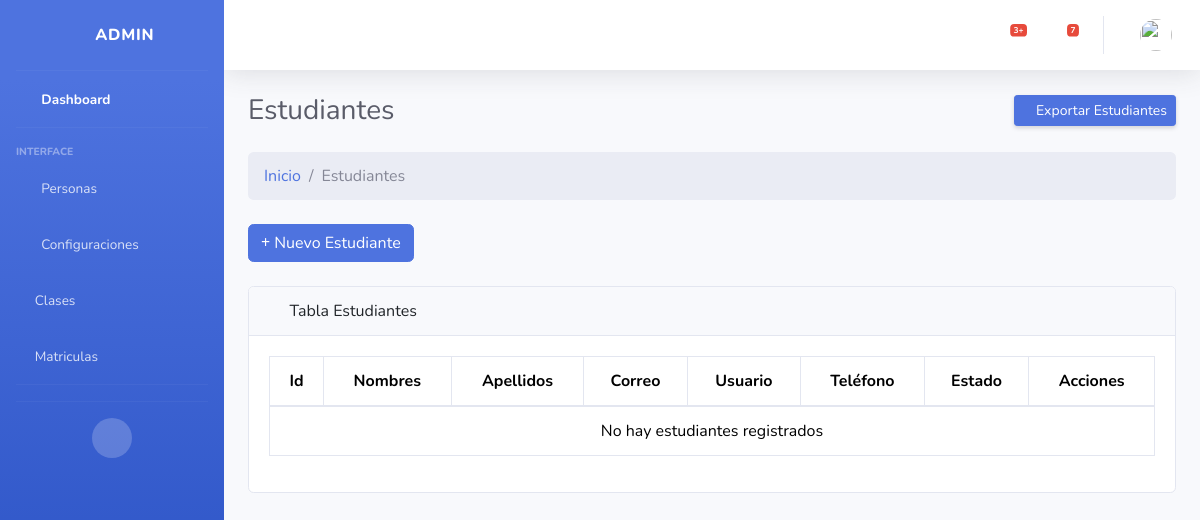
Before: /estudiante/ with the older database file.
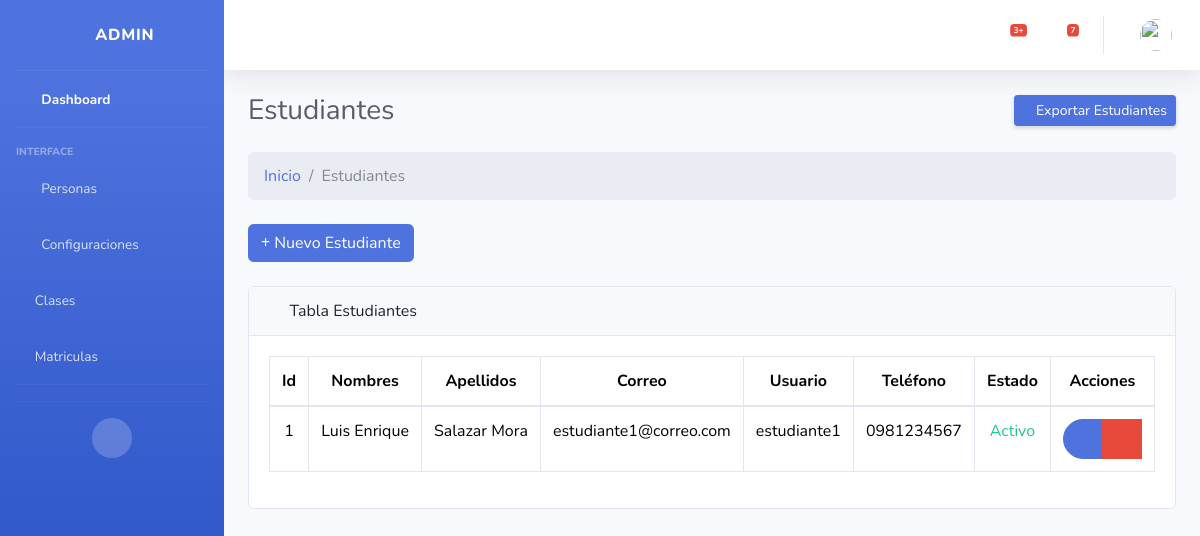
After: the same page with the newer database file.
### Aplicaciones/core/models.py (models this page shows, shortened)
class Estudiantes(models.Model):
    est_id = models.AutoField(primary_key=True)
    fk_id_persona = models.ForeignKey(Personas,verbose_name='Persona',on_delete=models.CASCADE)
    est_contacto_emergencia = models.CharField(max_length=50,default="Null",null=True,verbose_name="Contacto de emergencia:")
    est_telefono_emergencia = models.CharField(max_length=15,default="Null",null=True,verbose_name="Teléfono de emergencia:")
    est_fotografia = models.ImageField(upload_to='estudiantes/',default='Sin Foto',null=True,blank=True,verbose_name="Fotografía:")
    est_estado = models.BooleanField(default=True,verbose_name='Estado:')

class Personas(models.Model):
    per_id = models.AutoField(primary_key=True)
    fk_id_usuario = models.ForeignKey(User,verbose_name='Usuario',on_delete=models.CASCADE)
    per_segundo_nombre = models.CharField(max_length=50,default="Null",null=False,verbose_name="Segundo nombre:")
    per_segundo_apellido = models.CharField(max_length=50,default="Null",null=False,verbose_name="Segundo apellido:")
    per_fecha_nacimiento = models.DateField(default="Null",verbose_name="Fecha de nacimiento:")
    per_cedula = models.CharField(max_length=15,default="Null",null=False,verbose_name="Cédula:")
    per_telefono = models.CharField(max_length=15,default="Null",null=True,verbose_name="Teléfono:")
    per_fecha_actualizacion = models.DateTimeField(auto_now=True,verbose_name='Actualizado el:')

### Aplicaciones/core/views/crud_estudiante_views.py (the view)
# urls.py: path('estudiante/', crud_estudiante_views.index, name='estudiante_index'),
def index(request):
    estudiantes = Estudiantes.objects.all()  # Obtener todos los estudiantes
    return render(request, 'estudiante/index.html', {'estudiantes': estudiantes})

### Aplicaciones/core/templates/estudiante/index.html (shortened to what this page needs)
{% extends 'plantillas/MasterAdmin.html' %}
{% load static %}
{% block css %}
<link href="{% static 'vendor/fontawesome-free/css/all.min.css' %}" rel="stylesheet" type="text/css">
{% endblock %}
{% block content %}
<div class="container-fluid ">
  <div class="d-sm-flex align-items-center justify-content-between mb-4">
    <h1 class="h3 mb-0 text-gray-800">Estudiantes</h1>
    <a href="#" class="d-none d-sm-inline-block btn btn-sm btn-primary shadow-sm"> Exportar Estudiantes </a>
  </div>
  <ol class="breadcrumb mb-4">
    <li class="breadcrumb-item"><a href="{% url 'core_admin' %}">Inicio</a></li>
    <li class="breadcrumb-item active">Estudiantes</li>
  </ol>
  <div class="mb-4">
    <a href="{% url 'estudiante_create' %}" class="btn btn-primary"><i class="fas fa-plus"></i> Nuevo
      Estudiante
    </a>
  </div>
  <div class="card mb-4">
    <div class="card-header">
      <i class="fas fa-table me-1"></i>
      Tabla Estudiantes
    </div>
    <div class="card-body">
      <div class="table-responsive">
        <table class="table table-bordered text-center" id="tbl-docente" width="100%" cellspacing="0">
          <thead>
            <tr>
              <th>Id</th>
              <th>Nombres</th>
              <th>Apellidos</th>
              <th>Correo</th>
              <th>Usuario</th>
              <th>Teléfono</th>
              <th>Estado</th>
              <th>Acciones</th>
            </tr>
          </thead>
          <tbody>
            {% for estudiante in estudiantes %}
              <tr>
                <td>{{estudiante.est_id}}</td>
                <td>{{estudiante.fk_id_persona.fk_id_usuario.first_name}} {{estudiante.fk_id_persona.per_segundo_nombre}}</td>
                <td>{{estudiante.fk_id_persona.fk_id_usuario.last_name}} {{estudiante.fk_id_persona.per_segundo_apellido}}</td>
                <td>{{estudiante.fk_id_persona.fk_id_usuario.email}}</td>
                <td>{{estudiante.fk_id_persona.fk_id_usuario.username}}</td>
                <td>{{estudiante.fk_id_persona.per_telefono}}</td>
                {% if estudiante.est_estado %}
                  <td class="text-success">Activo</td>
                {% else %}
                  <td class="text-danger">Inactivo</td>
                {% endif %}
                <td>
                  <div class="btn-group" role="group" aria-label="Basic mixed styles example">
                    <a href="{% url 'estudiante_edit' estudiante.est_id %}" type="button" class=" btn btn-primary btn-circle ">
                      <span><i class="fas fa-pen"></i></span>
                    </a>
                    <a class="btn btn-danger btn-circle" data-bs-toggle="modal"
                      data-bs-target="#eliminarModal{{estudiante.est_id}}"><i class="fas fa-trash"></i>
                  </a>
                  </div>
                </td>
              </tr>
            {% empty %}
              <tr>
                <td colspan="8">No hay estudiantes registrados</td>
              </tr>
            {% endfor %}
          </tbody>
        </table>
      </div>
    </div>
  </div>
</div>
{% endblock %}

### Aplicaciones/core/templates/plantillas/MasterAdmin.html (shortened to what this page needs)
{% load static %}
<!DOCTYPE html>
<html lang="es">
  <head>
    <link href="{% static 'vendor/fontawesome-free/css/all.min.css'%}" rel="stylesheet" type="text/css" />
    <link rel="stylesheet" href="{% static 'css/bootstrap.min.css' %}" />
    <link href="{% static 'vendor/bootstrap-select/css/bootstrap-select.min.css' %}" rel="stylesheet">
    <link href="{% static 'css/sb-admin-2.min.css' %}" rel="stylesheet" />
    {% block css %}
    {% endblock %}
  </head>
  <body id="page-top">
    <div id="wrapper">
      <ul class="navbar-nav bg-gradient-primary sidebar sidebar-dark accordion" id="accordionSidebar">
        <a class="sidebar-brand d-flex align-items-center justify-content-center" href="index.html">
          <div class="sidebar-brand-icon rotate-n-15">
            <i class="fas fa-laugh-wink"></i>
          </div>
          <div class="sidebar-brand-text mx-3">
            Admin
          </div>
        </a>
        <hr class="sidebar-divider my-0" />
        <li class="nav-item active">
          <a class="nav-link" href="{% url 'core_admin' %}">
            <i class="fas fa-fw fa-tachometer-alt"></i>
            <span>Dashboard</span>
          </a>
        </li>
        <hr class="sidebar-divider" />
        <div class="sidebar-heading">Interface</div>
        <li class="nav-item">
          <a class="nav-link collapsed" href="#" data-toggle="collapse" data-target="#collapseTwo" aria-expanded="true" aria-controls="collapseTwo">
            <i class="fas fa-fw fa-users"></i>
            <span>Personas</span>
          </a>
        </li>
        <li class="nav-item">
          <a class="nav-link collapsed" href="#" data-toggle="collapse" data-target="#collapseUtilities" aria-expanded="true" aria-controls="collapseUtilities">
            <i class="fas fa-fw fa-wrench"></i>
            <span>Configuraciones</span>
          </a>
        </li>
        <li class="nav-item">
          <a class="nav-link" href="{% url 'clase_index' %}">
            <i class="fa-solid fa-chalkboard-user"></i>
            <span>Clases</span>
          </a>
        </li>
         <li class="nav-item">
          <a class="nav-link" href="{% url 'matricula_index'%}">
            <i class="fa-solid fa-file"></i>
            <span>Matriculas</span>
          </a>
        </li>
        <hr class="sidebar-divider" />
        <hr class="sidebar-divider d-none d-md-block" />
        <div class="text-center d-none d-md-inline">
          <button class="rounded-circle border-0" id="sidebarToggle"></button>
        </div>
      </ul>
      <div id="content-wrapper" class="d-flex flex-column">
        <div id="content">
          <nav class="navbar navbar-expand navbar-light bg-white topbar mb-4 static-top shadow">
            <ul class="navbar-nav ml-auto">
              <li class="nav-item dropdown no-arrow mx-1">
                <a class="nav-link dropdown-toggle" href="#" id="alertsDropdown" role="button" data-toggle="dropdown" aria-haspopup="true" aria-expanded="false">
                  <i class="fas fa-bell fa-fw"></i>
                  <span class="badge badge-danger badge-counter">3+</span>
                </a>
              </li>
              <li class="nav-item dropdown no-arrow mx-1">
                <a class="nav-link dropdown-toggle" href="#" id="messagesDropdown" role="button" data-toggle="dropdown" aria-haspopup="true" aria-expanded="false">
                  <i class="fas fa-envelope fa-fw"></i>
                  <span class="badge badge-danger badge-counter">7</span>
                </a>
              </li>
              <li class="nav-item dropdown no-arrow">
                <a class="nav-link dropdown-toggle" href="#" id="userDropdown" role="button" data-toggle="dropdown" aria-haspopup="true" aria-expanded="false">
                  <img class="img-profile rounded-circle" src="{% static 'img/undraw_profile.svg'%}" />
                </a>
              </li>
            </ul>
          </nav>
            {% block content %}
            {% endblock %}
          </div>
        </div>
      </div>
  </body>
</html>

Changed rows visible on the page:
added Estudiantes: est_id "1", fk_id_persona.fk_id_usuario.first_name "Luis", fk_id_persona.per_segundo_nombre "Enrique", fk_id_persona.fk_id_usuario.last_name "Salazar", fk_id_persona.per_segundo_apellido "Mora", fk_id_persona.fk_id_usuario.email "estudiante1@correo.com", fk_id_persona.fk_id_usuario.username "estudiante1", fk_id_persona.per_telefono "0981234567", est_estado "Activo"
Other visible differences:
text no longer shown: "No hay estudiantes registrados"
